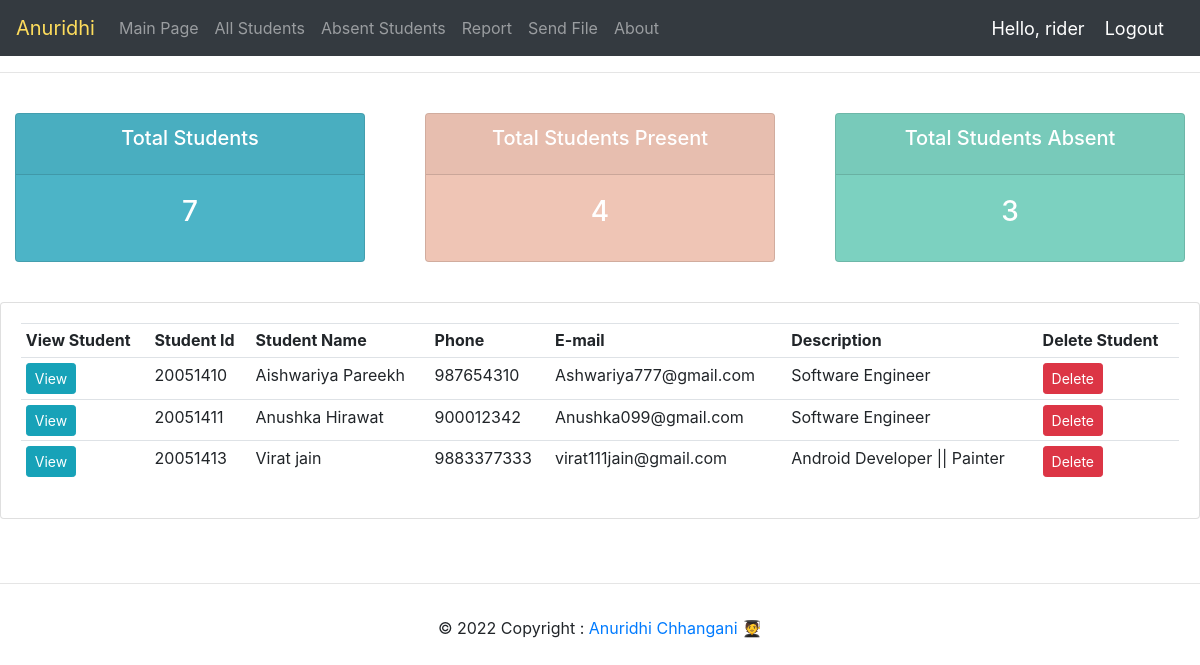
Screenshot of /absent_students/ (signed in) with the database file from the repository.
### face_rec/models.py (models this page shows, shortened)
class student_profile(models.Model):
    user=models.OneToOneField(User,null=True,blank=True,on_delete=models.CASCADE)
    student_id = models.CharField(primary_key=True,max_length=20)
    name = models.CharField(max_length=50)
    address = models.CharField(max_length = 100)
    phone = models.CharField(max_length =  50)
    email = models.CharField(max_length = 50)
    description = models.CharField(max_length = 200)
    mark = (
            ('Absent', 'Absent'),
            ('Present', 'Present'),
            )
    attendance = models.CharField(max_length=20,default='Absent', choices=mark)
    profile_pic=models.ImageField(default="static/images/nobody.jpg")

### face_rec/decorators.py (the view)
		def wrapper_func(request,*args,**kwargs):
			group=None
			if request.user.groups.exists():
				group=request.user.groups.all()[0].name
			if group in allowed_roles:
				return view_func(request,*args,**kwargs)
			else:
				return HttpResponse('You are Not Authorized To View This Page')

### face_rec/views.py (called while the page is built)
@login_required(login_url='login')
@allowed_users(allowed_roles=['teacher','admin'])
def absent_students(request):
    student=student_profile.objects.filter(attendance='Absent').all()
    total_students_absent=student_profile.objects.filter(attendance='Absent').count()
    total_students_present=student_profile.objects.filter(attendance='Present').count()
    total_students=student_profile.objects.count()
    context={'student':student,'total_students':total_students,'total_students_present':total_students_present,'total_students_absent':total_students_absent}
    return render(request,'face_rec/total.html',context)

### face_rec/templates/face_rec/total.html
{% extends 'face_rec/main.html' %}
{% block content %}
{% include 'face_rec/status.html' %}
<div class="row">
    <div class="col-md">
        <div class="card card-body">
            <table class="table table-sm">
                <tr>
                    <th>View Student</th>
                    <th>Student Id</th>
                    <th>Student Name</th>
                    <th>Phone</th>
                    <th>E-mail</th>
                    <th>Description</th>
                    <th>Delete Student</th>
                </tr>
                {% for students in student %}
                    <tr>
                        <td><a class="btn btn-sm btn-info" href="{% url 'profile' students.student_id %}">View</a></td>
                        <td>{{students.student_id}}</td>
                        <td>{{students.name}}</td>
                        <td>{{students.phone}}</td>
                        <td>{{students.email}}</td>
                        <td>{{students.description}}</td>
                        <td><a class="btn btn-sm btn-danger" href="{% url 'delete' students.student_id %}">Delete</a></td>
                    </tr>
                {% endfor %}
            </table>
        </div>
    </div>
</div>
<br><br>
{% endblock content %}

### face_rec/templates/face_rec/navbar.html (shortened to what this page needs)
{% load static %}
<nav class="navbar navbar-expand-lg navbar-dark bg-dark">
  	<a class="navbar-brand" href="#" id="logo">Anuridhi</a>
  	<div class="collapse navbar-collapse" id="navbarNav">
    	<ul class="navbar-nav">
      		<li class="nav-item">
        		<a class="nav-link" href="{% url 'home' %}">Main Page</a>
      		</li>
      		<li class="nav-item">
        		<a class="nav-link" href="{% url 'all_students' %}">All Students</a>
      		</li>
          <li class="nav-item">
            <a class="nav-link" href="{% url 'absent_students' %}">Absent Students</a>
          </li>
          <li class="nav-item">
            <a class="nav-link" href="{% url 'report' %}">Report</a>
          </li>
          <li class="nav-item">
            <a class="nav-link" href="{% url 'send_file' %}">Send File</a>
          </li>
          <li class="nav-item">
            <a class="nav-link" href="{% url 'about' %}">About</a>
          </li>
    	</ul>
  	</div>
  <span class="hello-msg">Hello, {{request.user}}</span>
  <span><a class="hello-msg" href="{% url 'logout' %}">  Logout</a></span>
</nav>

### face_rec/templates/face_rec/main.html (style rules this page uses)
#logo { color:#fddc5c; }
body { background-color: #ebeff5; background-image: url(/static/images/student-bg.jpg); }

### face_rec/templates/face_rec/navbar.html (style rules this page uses)
.hello-msg { font-size:18px; color:#fff; margin-right:20px; }

### rows the page displays
student_profile: student_id "20051410", name "Aishwariya Pareekh", phone "987654310", email "Ashwariya777@gmail.com", description "Software Engineer"
student_profile: student_id "20051411", name "Anushka Hirawat", phone "900012342", email "Anushka099@gmail.com", description "Software Engineer"
student_profile: student_id "20051413", name "Virat jain", phone "9883377333", email "virat111jain@gmail.com", description "Android Developer || Painter"

### other values shown
{{ request.user }} "rider"
{{ total_students }} "7"
{{ total_students_present }} "4"
{{ total_students_absent }} "3"
